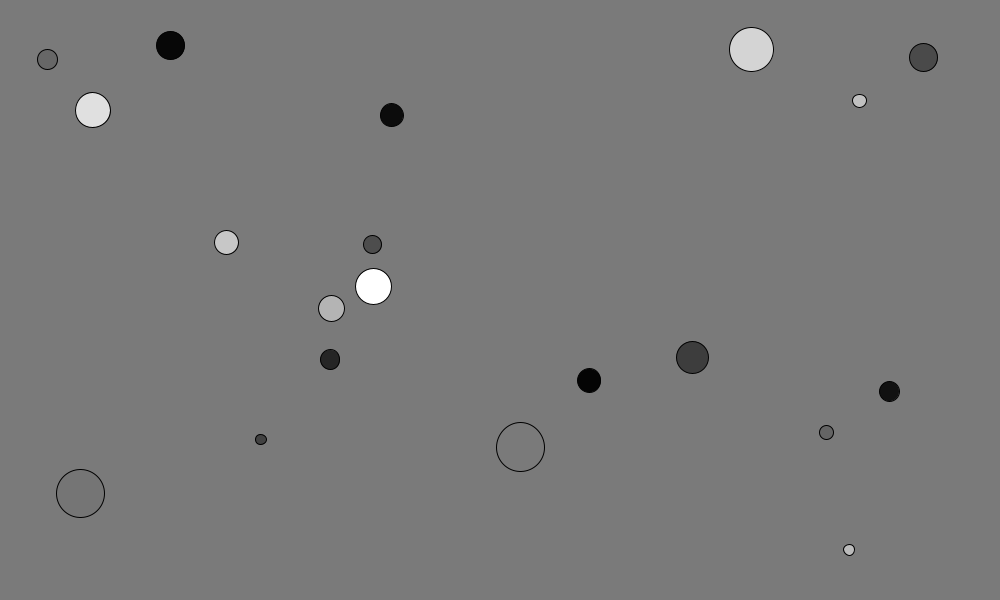
Frame 1 (no input)
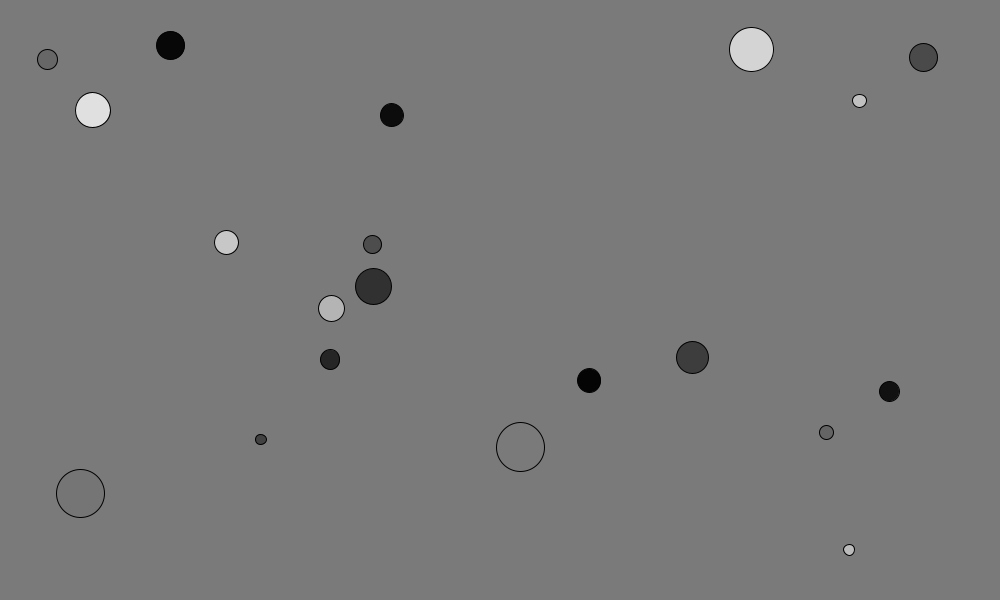
Frame 60 (the mouse pressed at the canvas centre just before this capture)
Frame 120 (the mouse held since frame 60 and released just before this capture): identical to frame 60, image omitted

The Processing sketch that drew these frames (run headless with seeded random() and noise(); from frame 60 on, the mouse is pressed at the canvas centre):

// Processing sketch: Project_1
// ── Project_1.pde
// I am declraing an array of floats which will store what we need to make the circles
float[] circle1;
float[] circle2;
float[] circle3;
float[] circle4;
float[] circle5;
float[] circle6;
float[] circle7;
float[] circle8;
float[] circle9;
float[] circle10;
float[] circle11;
float[] circle12;
float[] circle13;
float[] circle14;
float[] circle15;
float[] circle16;
float[] circle17;
float[] circle18;
float[] circle19;
float[] circle20;

// Creating our 2D array and are storing 20 items in it
float[][] myCircles = new float[20][];

// Each item is array is getting a random size so the for loop will 
//generate circles with different width and height
float size1 = random(10,50);
float size2 = random(10,50);
float size3 = random(10,50);
float size4 = random(10,50);
float size5 = random(10,50);
float size6 = random(10,50);
float size7 = random(10,50);
float size8 = random(10,50);
float size9 = random(10,50);
float size10 = random(10,50);
float size11 = random(10,50);
float size12 = random(10,50);
float size13 = random(10,50);
float size14 = random(10,50);
float size15 = random(10,50);
float size16 = random(10,50);
float size17 = random(10,50);
float size18 = random(10,50);
float size19 = random(10,50);
float size20 = random(10,50);

float colour1 = random(0,255);
float colour2 = random(0,255);
float colour3 = random(0,255);
float colour4 = random(0,255);
float colour5 = random(0,255);
float colour6 = random(0,255);
float colour7 = random(0,255);
float colour8 = random(0,255);
float colour9 = random(0,255);
float colour10 = random(0,255);
float colour11 = random(0,255);
float colour12 = random(0,255);
float colour13 = random(0,255);
float colour14 = random(0,255);
float colour15 = random(0,255);
float colour16 = random(0,255);
float colour17 = random(0,255);
float colour18 = random(0,255);
float colour19 = random(0,255);
float colour20 = random(0,255);

void setup() {

  // Each circle is storing 4 points: x, y , width and 
  //height since ellipse takes 4 items
  
  circle1 = new float[5];
  circle2 = new float[5];
  circle3 = new float[5];
  circle4 = new float[5];
  circle5 = new float[5];
  circle6 = new float[5];
  circle7 = new float[5];
  circle8 = new float[5];
  circle9 = new float[5];
  circle10 = new float[5];
  circle11 = new float[5];
  circle12 = new float[5];
  circle13 = new float[5];
  circle14 = new float[5];
  circle15 = new float[5];
  circle16 = new float[5];
  circle17 = new float[5];
  circle18 = new float[5];
  circle19 = new float[5];
  circle20 = new float[5];
  
  // We are giving each circle the x, y, width and height 
  //so we can loop each item into array
  
  
  circle1[0] = random(10,990);
  circle1[1] = random(10,590);
  circle1[2] = size1;
  circle1[3] = size1;
  circle1[4] = colour1;
  
  circle2[0] = random(10,990);
  circle2[1] = random(10,590);
  circle2[2] = size2;
  circle2[3] = size2;
  circle2[4] = colour2;
  
  circle3[0] = random(10,990);
  circle3[1] = random(10,590);
  circle3[2] = size3;
  circle3[3] = size3;
  circle3[4] = colour3;
  
  circle4[0] = random(10,990);
  circle4[1] = random(10,590);
  circle4[2] = size4;
  circle4[3] = size4;
  circle4[4] = colour4;
  
  circle5[0] = random(10,990);
  circle5[1] = random(10,590);
  circle5[2] = size5;
  circle5[3] = size5;
  circle5[4] = colour5;
  
  circle6[0] = random(10,990);
  circle6[1] = random(10,590);
  circle6[2] = size6;
  circle6[3] = size6;
  circle6[4] = colour6;
  
  circle7[0] = random(10,990);
  circle7[1] = random(10,590);
  circle7[2] = size7;
  circle7[3] = size7;
  circle7[4] = colour7;
  
  circle8[0] = random(10,990);
  circle8[1] = random(10,590);
  circle8[2] = size8;
  circle8[3] = size8;
  circle8[4] = colour8;
  
  circle9[0] = random(10,990);
  circle9[1] = random(10,590);
  circle9[2] = size9;
  circle9[3] = size9;
  circle9[4] = colour9;
  
  circle10[0] = random(10,990);
  circle10[1] = random(10,590);
  circle10[2] = size10;
  circle10[3] = size10;
  circle10[4] = colour10;
  
  circle11[0] = random(10,990);
  circle11[1] = random(10,590);
  circle11[2] = size11;
  circle11[3] = size11;
  circle11[4] = colour11;
  
  circle12[0] = random(10,990);
  circle12[1] = random(10,590);
  circle12[2] = size12;
  circle12[3] = size12;
  circle12[4] = colour12;
  
  circle13[0] = random(10,990);
  circle13[1] = random(10,590);
  circle13[2] = size13;
  circle13[3] = size13;
  circle13[4] = colour13;
  
  circle14[0] = random(10,990);
  circle14[1] = random(10,590);
  circle14[2] = size14;
  circle14[3] = size14;
  circle14[4] = colour14;
  
  circle15[0] = random(10,990);
  circle15[1] = random(10,590);
  circle15[2] = size15;
  circle15[3] = size15;
  circle15[4] = colour15;
  
  circle16[0] = random(10,990);
  circle16[1] = random(10,590);
  circle16[2] = size16;
  circle16[3] = size16;
  circle16[4] = colour16;
  
  circle17[0] = random(10,990);
  circle17[1] = random(10,590);
  circle17[2] = size17;
  circle17[3] = size17;
  circle17[4] = colour17;
  
  circle18[0] = random(10,990);
  circle18[1] = random(10,590);
  circle18[2] = size18;
  circle18[3] = size18;
  circle18[4] = colour18;
  
  circle19[0] = random(10,990);
  circle19[1] = random(10,590);
  circle19[2] = size19;
  circle19[3] = size19;
  circle19[4] = colour19;
  
  circle20[0] = random(10,990);
  circle20[1] = random(10,590);
  circle20[2] = size20;
  circle20[3] = size20;
  circle20[4] = colour20;
  
  // Each item in array stores a different circle.
  myCircles[0] = circle1;
  myCircles[1] = circle2;
  myCircles[2] = circle3;
  myCircles[3] = circle4;
  myCircles[4] = circle5;
  myCircles[5] = circle6;
  myCircles[6] = circle7;
  myCircles[7] = circle8;
  myCircles[8] = circle9;
  myCircles[9] = circle10;
  myCircles[10] = circle11;
  myCircles[11] = circle12;
  myCircles[12] = circle13;
  myCircles[13] = circle14;
  myCircles[14] = circle15;
  myCircles[15] = circle16;
  myCircles[16] = circle17;
  myCircles[17] = circle18;
  myCircles[18] = circle19;
  myCircles[19] = circle20;
  
  size(1000, 600);
  background(122);
}

void draw() {
  background(122);
  // Our for loop now generates 20 random circles with different 
  //x, y, width and height properties
  
  for (int r=0; r < 20; r++) {
    ellipse(myCircles[r][0], myCircles[r][1], myCircles[r][2], myCircles[r][3]);
    fill(myCircles[r][4]);
    
    if ((keyPressed == true) && (keyCode == UP)) {
      myCircles[r][1] -= 5;
    }
    
    if ((keyPressed == true) && (keyCode == DOWN)) {
      myCircles[r][1] += 5;
    }
    
    if ((keyPressed == true) && (keyCode == LEFT)) {
      myCircles[r][0] -= 5;
    }
    
    if ((keyPressed == true) && (keyCode == RIGHT)) {
      myCircles[r][0] += 5;
    }
  }
}
// ── Face.pde
class Face {
  
  void coordinates() {
    coordinates(0,0);
  }
  
  void coordinates(int xPosition, int yPosition) {
    pushMatrix();
    
    translate(xPosition, yPosition);
    
    fill(255,0,0);
    
    rect(0, 0, 200, 200);
    
    fill(0);
    ellipse(40, 30, 40, 40);
    
    ellipse(155, 30, 40, 40);
    
    arc(100, 70, 30, 30, 0, PI);
    
    popMatrix();
    
  }
}
